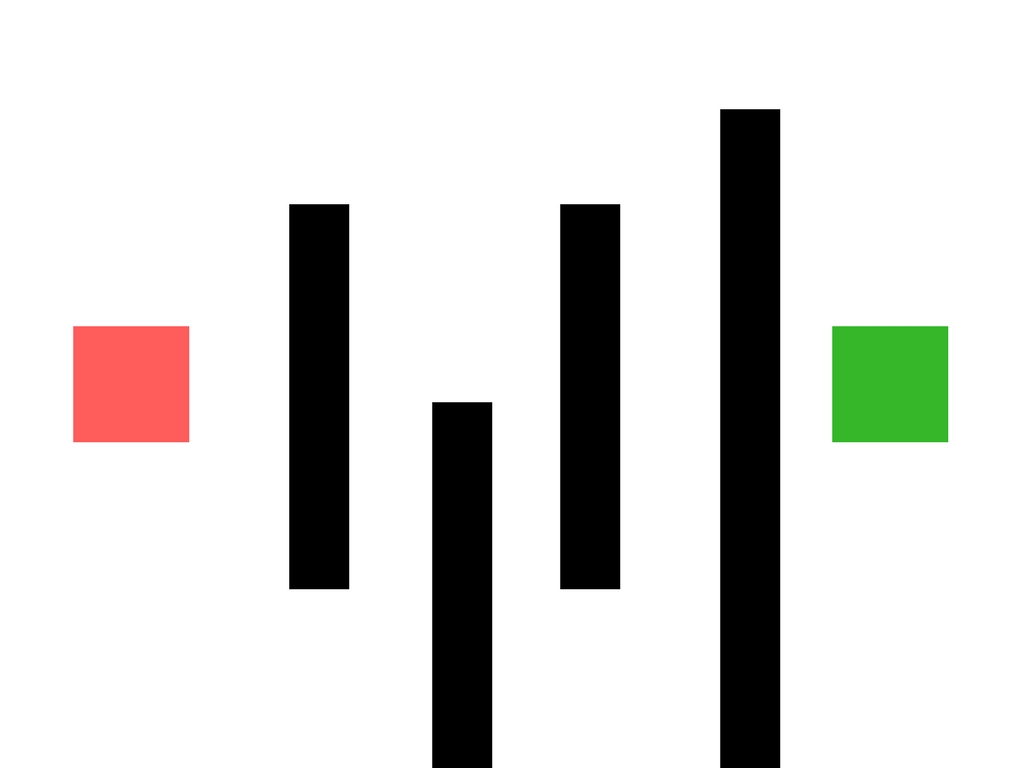
#> input picture arena.jpg, 1024 x 768 px
$ python Process.py   (Python 2 division)
#> lines starting #> are read from the running program, lines starting #| are printed output that depends on the picture; after the words box and inside, x2 and y2 are one past the last pixel; in counts of white or black regions, pixels touching at a corner belong together
### graphing.py
import numpy as np
import cv2
import argparse
import imutils
import math


def map(value, in_min, in_max, out_min, out_max):
    return int((value - in_min) * (out_max - out_min) / (in_max - in_min) + out_min)

def grid(img,k):

	x=img.shape[1]
	y=img.shape[0]

	list_of_gridpoints=[]
	map_dict={}
	rev_map_dict={}

	for j in range(x/(2*k),x,x/k):
		for i in range(x/(2*k),x,x/k):


			iN=map(i,x/(2*k),x,0,k)
			jN=map(j,x/(2*k),x,0,k)


			map_dict[(i,j)]=(jN,iN)
			rev_map_dict[(jN,iN)]=(i,j)

			list_of_gridpoints.append((i,j))

	return list_of_gridpoints,map_dict,rev_map_dict

### djikstra.py
import sys


class Vertex:
    def __init__(self, node):
        self.id = node
        self.adjacent = {}
        # Set distance to infinity for all nodes
        self.distance = sys.maxint
        # Mark all nodes unvisited
        self.visited = False
        # Predecessor
        self.previous = None

    def add_neighbor(self, neighbor, weight=0):
        self.adjacent[neighbor] = weight

    def get_connections(self):
        return self.adjacent.keys()

    def get_id(self):
        return self.id

    def get_weight(self, neighbor):
        return self.adjacent[neighbor]

    def set_distance(self, dist):
        self.distance = dist

    def get_distance(self):
        return self.distance

    def set_previous(self, prev):
        self.previous = prev

    def set_visited(self):
        self.visited = True

    def __str__(self):
        return str(self.id) + ' adjacent: ' + str([x.id for x in self.adjacent])


class Graph:
    def __init__(self):
        self.max_row = 9
        self.max_col = 9
        self.vert_dict = {}
        self.num_vertices = 0

    def __iter__(self):
        return iter(self.vert_dict.values())

    def add_vertex(self, node):
        self.num_vertices = self.num_vertices + 1
        new_vertex = Vertex(node)
        self.vert_dict[node] = new_vertex
        return new_vertex

    def get_vertex(self, n):
        if n in self.vert_dict:
            return self.vert_dict[n]
        else:
            return None

    def add_edge(self, frm, to, cost=0):
        if frm[0] > self.max_row or frm[1] > self.max_col:
            print "Skip " + str(frm)
            return
        if to[0] > self.max_row or to[1] > self.max_col:
            print "Skip " + str(to)
            return

        if frm not in self.vert_dict:
            self.add_vertex(frm)
        if to not in self.vert_dict:
            self.add_vertex(to)

        self.vert_dict[frm].add_neighbor(self.vert_dict[to], cost)
        self.vert_dict[to].add_neighbor(self.vert_dict[frm], cost)

    def get_vertices(self):
        return self.vert_dict.keys()

    def set_previous(self, current):
        self.previous = current

    def get_previous(self, current):
        return self.previous


# [6 lines left out: function shortest, not called in this run]


import heapq


def dijkstra(aGraph, start, target):
    # Set the distance for the start node to zero
    start.set_distance(0)

    # Put tuple pair into the priority queue
    unvisited_queue = [(v.get_distance(), v) for v in aGraph]
    heapq.heapify(unvisited_queue)

    while len(unvisited_queue):
        # Pops a vertex with the smallest distance
        uv = heapq.heappop(unvisited_queue)
        current = uv[1]
        current.set_visited()

        # for next in v.adjacent:
        for next in current.adjacent:
            # if visited, skip
            if next.visited:
                continue
            new_dist = current.get_distance() + current.get_weight(next)

            if new_dist < next.get_distance():
                next.set_distance(new_dist)
                next.set_previous(current)


        # Rebuild heap
        # 1. Pop every item
        while len(unvisited_queue):
            heapq.heappop(unvisited_queue)
        # 2. Put all vertices not visited into the queue
        unvisited_queue = [(v.get_distance(), v)
                           for v in aGraph if not v.visited]
        heapq.heapify(unvisited_queue)


def getPath(frm,to,k,obstacles):

    g = Graph()


    row = 0
    col = 0

    # (0,2),(2,2),(1,3),(2,0),(4,4)]#(0,2),(2,2),(1,3),(2,0),(4,4)

    masterTable = []
    for row in range(0, k):
        for col in range(0, k):
            g.add_vertex((row, col))


    for row in range(0, k):
        for col in range(0, k):

            if((row, col) in obstacles):
                g.add_edge((row, col), (row, col + 1), 999)
                g.add_edge((row, col), (row + 1, col), 999)
                g.add_edge((row, col), (row + 1, col + 1), 999)

            elif ((row, col + 1) in obstacles):
                g.add_edge((row, col), (row, col + 1), 999)
                g.add_edge((row, col), (row + 1, col), 1)
                g.add_edge((row, col), (row + 1, col + 1), k)
            elif ((row + 1, col) in obstacles):
                g.add_edge((row, col), (row, col + 1), 1)
                g.add_edge((row, col), (row + 1, col), 999)
                g.add_edge((row, col), (row + 1, col + 1), k)
            elif ((row + 1, col + 1) in obstacles):
                g.add_edge((row, col), (row, col + 1), 1)
                g.add_edge((row, col), (row + 1, col), 1)
                g.add_edge((row, col), (row + 1, col + 1), 999)
            else:
                g.add_edge((row, col), (row, col + 1), 1)
                g.add_edge((row, col), (row + 1, col), 1)
                g.add_edge((row, col), (row + 1, col + 1), k)


    for v in g:
        for w in v.get_connections():
            vid = v.get_id()
            wid = w.get_id()


    dijkstra(g, g.get_vertex(frm), g.get_vertex(to))

    target = g.get_vertex(to)
    path = [target.get_id()]
    shortest(target, path)

    return path[::-1]

### Resource.py
class resource(object):
	"""docstring for ClassName"""
	def __init__(self, shape=None,real_point=None,mapped_point=None,nearest_grid=None):

		self.shape = shape

		self.real_point = real_point

		self.mapped_point = mapped_point

		self.nearest_grid = nearest_grid

### Process.py
import numpy as np
import cv2
import argparse
import imutils
import urllib2
import sys
import ast
from Resource import resource
import graphing as gp
from math import *
import djikstra as djk


# [33 lines left out: functions draw_arrow, find_distance, not called in this run]

def distance(pt1,pt2):
	dist = round(sqrt(((pt1[0]-pt2[0])*(pt1[0]-pt2[0]))+((pt1[1]-pt2[1])*(pt1[1]-pt2[1]))))
	return dist

# [21 lines left out: function get_resources, not called in this run]


def get_obstacles():
	fo = open("obstacles.txt","r")
	data=fo.read()
	x=ast.literal_eval(data)
	list_of_obj_obs=[]
	for i in x:
		list_of_shit=i.split(',')
		elem=[int(list_of_shit[0]),int(list_of_shit[1]),int(list_of_shit[2]),int(list_of_shit[3])]
		list_of_obj_obs.append(elem)
	fo.close()

	return list_of_obj_obs

def get_start():
	fo = open("start.txt","r")
	data=fo.read().split(',')
	list_of_gridpoints,mapd,rmapd = gp.grid(cv2.imread("arena.jpg"),9)
	d=10000
	dat=resource()
	dat.shape="start"
	dat.real_point=(int(data[0]),int(data[1]))
	for gridp in list_of_gridpoints:
		dist=distance(dat.real_point,gridp)
		if dist<d:
			d=dist
			dat.nearest_grid=gridp
	fo.close()

	return dat

def get_stop():
	fo = open("stop.txt","r")
	data=fo.read().split(',')
	list_of_gridpoints,mapd,rmapd = gp.grid(cv2.imread("arena.jpg"),9)
	d=10000
	dat=resource()
	dat.shape="stop"
	dat.real_point=(int(data[0]),int(data[1]))
	for gridp in list_of_gridpoints:
		dist=distance(dat.real_point,gridp)
		if dist<d:
			d=dist
			dat.nearest_grid=gridp
	fo.close()

	return dat


def test():

	img =cv2.imread("arena.jpg")
#> img is the input picture: shape (768, 1024, 3); mean B, G, R 213.6, 216.1, 216.6
	list_of_gridpoints,mapd,rmapd = gp.grid(img,9)
#> list_of_gridpoints = 81 pairs, first value 56 to 960, second value 56 to 960; mapd = 81 items; rmapd = 81 items
	list_of_obs=[]

	k=5

	o = get_obstacles()
#> (reads obstacles.txt from the repository)
	for obs in o:
		for j in range(obs[1]-k,obs[3]+k):
			for i in range(obs[0]-(k),obs[2]+(k)):
				cv2.circle(img,(i,j),1,(255,120,255),-1)
				list_of_obs.append((i,j))
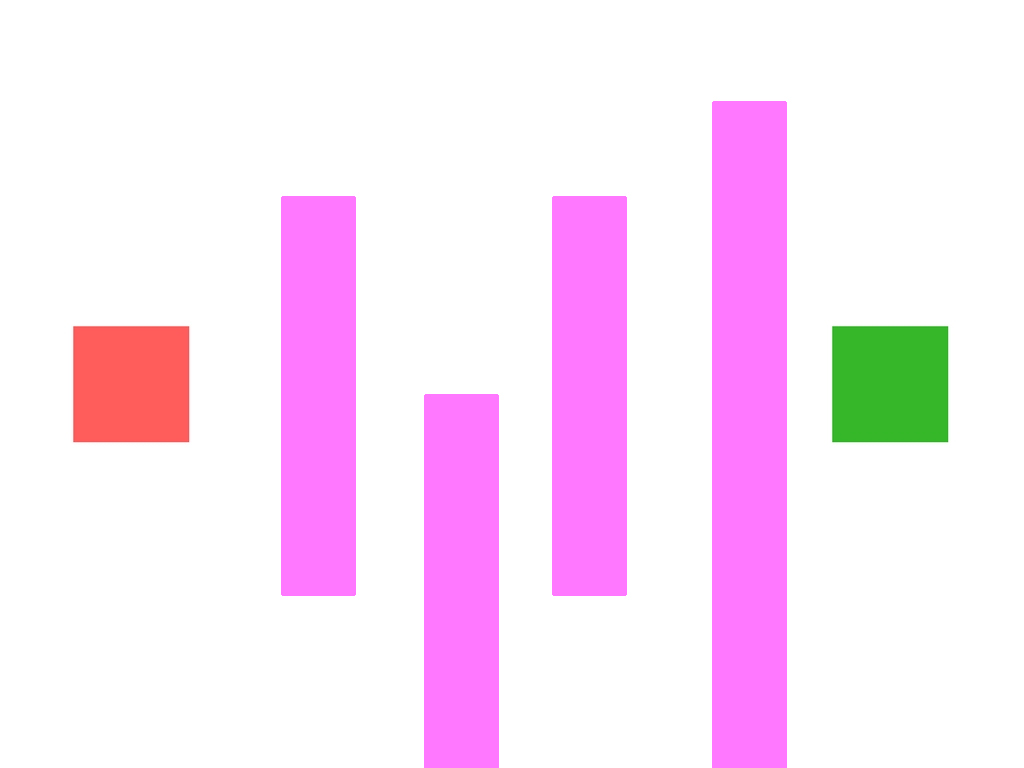
#> img: shape (768, 1024, 3); 17.56% of pixels changed, all inside (x1, y1, x2, y2) = (281, 101, 787, 768)
#> after the loop, list_of_obs = 134685 items


	temp=[]
	for pnt in list_of_gridpoints:
		if pnt in list_of_obs:
			cv2.circle(img,pnt,5,(70,150,25),-1)
			temp.append(pnt)
		else:
			cv2.circle(img,pnt,5,(0,255,255),-1)
#> this loop made 81 passes
#> pnt on passes 1 to 12: (56, 56), (169, 56), (282, 56), (395, 56), (508, 56), (621, 56), (734, 56), (847, 56), (960, 56), (56, 169), (169, 169), (282, 169)
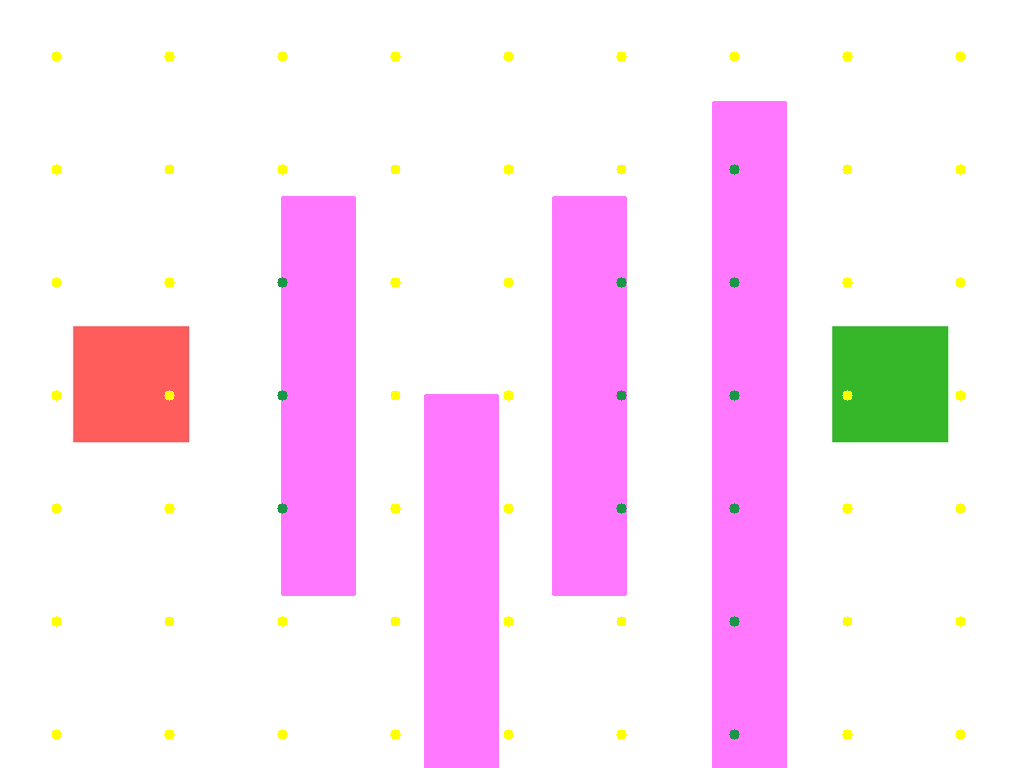
#> img: shape (768, 1024, 3); 0.65% of pixels changed, all inside (x1, y1, x2, y2) = (51, 51, 966, 740)
#> after the loop, temp = [(734, 169), (282, 282), (621, 282), (734, 282), (282, 395), (621, 395), (734, 395), (282, 508), (621, 508), (734, 508), (734, 621), (734, 734)]

	list_of_obs=temp
#> list_of_obs has the same summary as temp
	path=[]

	start=get_start()
#> (reads start.txt from the repository)
#> in get_start, `list_of_gridpoints,mapd,rmapd = gp.grid(cv2.imread("arena.jpg"),9)`: mapd = 81 items
#> the loop in get_start, `for gridp in list_of_gridpoints:` made 81 passes
#> (dist, d, dat.nearest_grid) on passes 1, 2, 10, 11, 19, 20, 28, 29: (335, 335, (56, 56)), (329, 329, (169, 56)), (226, 226, (56, 169)), (218, 218, (169, 169)), (125, 125, (56, 282)), (108, 108, (169, 282)), (75, 75, (56, 395)), (41, 41, (169, 395))
#> (gridp, dist) on passes 3 to 8: ((282, 56), 361), ((395, 56), 421), ((508, 56), 500), ((621, 56), 590), ((734, 56), 687), ((847, 56), 788)
#> after the loop in get_start, `for gridp in list_of_gridpoints:`: d = 41
	stop =get_stop()
#> (reads stop.txt from the repository)
#> in get_stop, `list_of_gridpoints,mapd,rmapd = gp.grid(cv2.imread("arena.jpg"),9)`: mapd = 81 items
#> the loop in get_stop, `for gridp in list_of_gridpoints:` made 81 passes
#> (dist, d, dat.nearest_grid) on passes 1, 2, 3, 4, 5, 6, 7, 8, 16, 17, 25, 26: (896, 896, (56, 56)), (792, 792, (169, 56)), (690, 690, (282, 56)), (593, 593, (395, 56)), (503, 503, (508, 56)), (423, 423, (621, 56)), (362, 362, (734, 56)), (330, 330, (847, 56)), (265, 265, (734, 169)), (218, 218, (847, 169)), (186, 186, (734, 282)), (110, 110, (847, 282))
#> (gridp, dist) on passes 9 to 14: ((960, 56), 334), ((56, 169), 861), ((169, 169), 752), ((282, 169), 645), ((395, 169), 539), ((508, 169), 438)
#> after the loop in get_stop, `for gridp in list_of_gridpoints:`: d = 45
	path.append(start.nearest_grid)

	cv2.circle(img,start.nearest_grid,5,(0,255,0),-1)
#> img: shape (768, 1024, 3); 0.01% of pixels changed, all inside (x1, y1, x2, y2) = (164, 390, 175, 401)
	cv2.circle(img,stop.nearest_grid,5,(0,0,255),-1)
#> img: shape (768, 1024, 3); mean B, G, R 247, 227.3, 251.2

	for q,point in zip(range(0,len(list_of_obs)),list_of_obs):
		list_of_obs[q]=mapd[point]
#> this loop made 12 passes
#> after the loop, list_of_obs = [(1, 6), (2, 2), (2, 5), (2, 6), (3, 2), (3, 5), (3, 6), (4, 2), (4, 5), (4, 6), (5, 6), (6, 6)]


	path_points = djk.getPath(mapd[start.nearest_grid],mapd[stop.nearest_grid],9,list_of_obs)
	for j,point in zip(range(0,len(path_points)),path_points):
		path_points[j]=rmapd[point]


	for t in range(1,len(path_points)):
		path.append(path_points[t])

	for i,point in zip(range(0,len(path)-1),path):
		draw_arrow(img,point,path[i+1],(255,255,0),)

	cv2.imshow("sd",img)
	cv2.waitKey(0)
	fil = open("path.txt","w")
	fil.write(str(path))
	fil.close()

# [110 lines left out: function getThePath, not called in this run]

#> (the run stopped early here; a loop or call above may not have finished)
